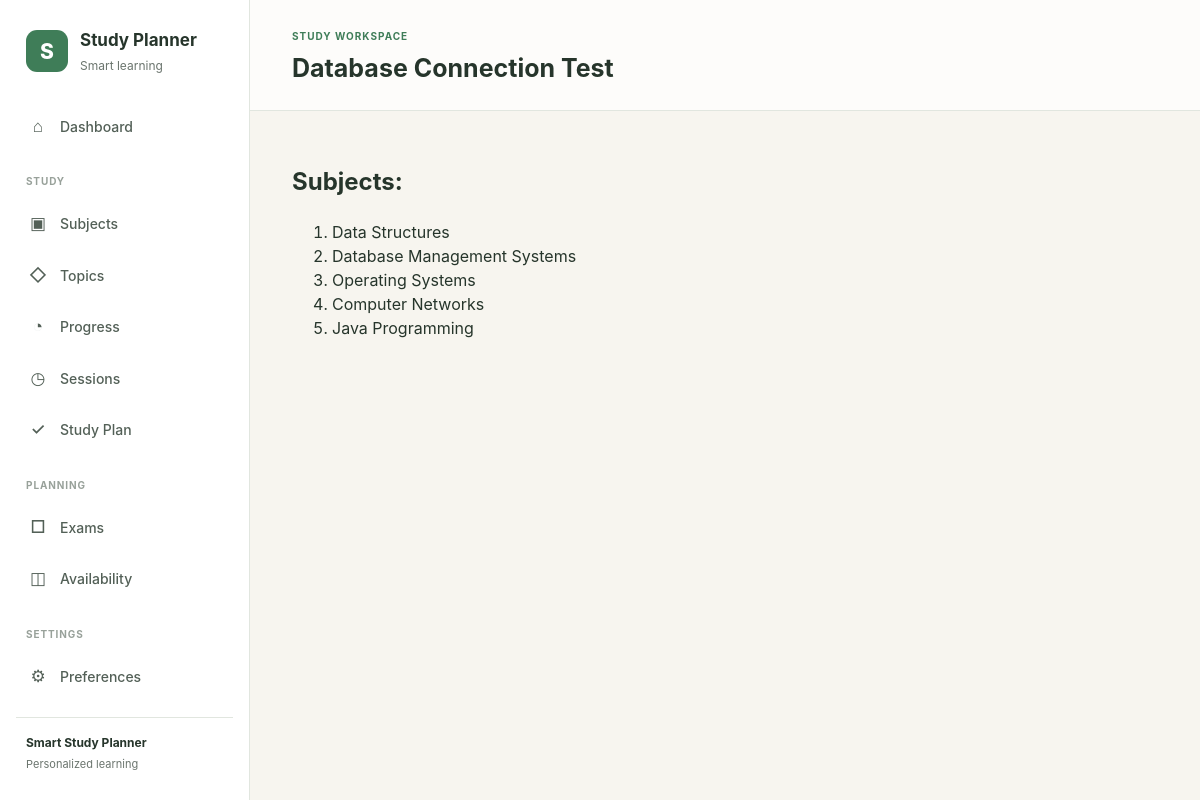
Screenshot of /test-db with the database file from the repository.
### tables this page shows
CREATE TABLE subjects (
    subject_id INTEGER PRIMARY KEY AUTOINCREMENT,

    student_id INTEGER NOT NULL,

    name TEXT NOT NULL,

    description TEXT,

    created_at TEXT NOT NULL DEFAULT CURRENT_TIMESTAMP,

    FOREIGN KEY (student_id)
        REFERENCES students(student_id)
        ON DELETE CASCADE,

    UNIQUE(student_id, name)
);

### app.py (the view)
@app.route("/test-db")
def test_db():
    db = get_db()
    cursor = db.execute("""
        SELECT subject_id, name
        FROM subjects
        ORDER BY subject_id
    """)
    subjects = cursor.fetchall()
    return render_template(
        "test_db.html",
        subjects=subjects
    )

### app.py (called while the page is built)
def get_db():
    if "db" not in g:
        g.db = sqlite3.connect(DATABASE)
        g.db.row_factory = sqlite3.Row
        g.db.execute("PRAGMA foreign_keys = ON")
    return g.db

### templates/test_db.html (shortened to what this page needs)
{% extends 'base.html' %}
{% block page_heading %}Database Connection Test{% endblock %}
{% block content %}
<h2>Subjects:</h2>
    <ol>
        {% for subject in subjects %}
            <li>
                {{ subject["name"] }}
            </li>
        {% endfor %}
    </ol>
{% endblock %}

### static/css/style.css (style rules this page uses)
:root { --bg-main: #f7f5ef; --bg-card: #ffffff; --primary: #3f7d58; --primary-dark: #326447; --primary-light: #ddebdd; --text-main: #26352b; --text-muted: #6b756e; --border: #e1e6df; --surface-soft: #f3f6f2; --danger: #b94a48; --danger-light: #f8dddd; --warning: #a66a20; --warning-light: #f8ead5; --shadow: 0 4px 18px rgba(38, 53, 43, 0.06); }
* { box-sizing: border-box; }
body { min-height: 100vh; margin: 0; background: var(--bg-main); color: var(--text-main); font-family: Inter, -apple-system, BlinkMacSystemFont, "Segoe UI", sans-serif; line-height: 1.5; }
h1, h2, h3, p { overflow-wrap: anywhere; }

### rows the page displays
subjects: name "Data Structures"
subjects: name "Database Management Systems"
subjects: name "Operating Systems"
subjects: name "Computer Networks"
subjects: name "Java Programming"
